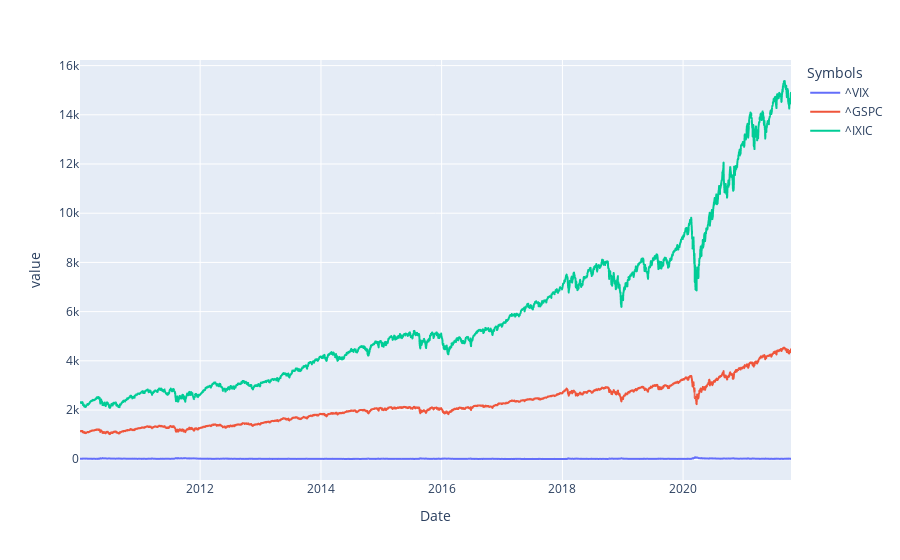

The cell this chart's notebook holds for it:
### Code cell
close.plot()

### Figure 1 — Plotly figure (JSON) as saved in the notebook; plotly's stock layout.template omitted (floating-point values rounded to 4 significant figures; data arrays with more than 128 entries replaced by an {"elided": "..."} marker saying what was removed)
{"data": [{"hovertemplate": "Symbols=^VIX<br>Date=%{x}<br>value=%{y}<extra></extra>", "legendgroup": "^VIX", "line": {"color": "#636efa", "dash": "solid"}, "marker": {"symbol": "circle"}, "mode": "lines", "name": "^VIX", "showlegend": true, "type": "scattergl", "x": {"elided": "2968 str values"}, "xaxis": "x", "y": {"elided": "2968 float values"}, "yaxis": "y"}, {"hovertemplate": "Symbols=^GSPC<br>Date=%{x}<br>value=%{y}<extra></extra>", "legendgroup": "^GSPC", "line": {"color": "#EF553B", "dash": "solid"}, "marker": {"symbol": "circle"}, "mode": "lines", "name": "^GSPC", "showlegend": true, "type": "scattergl", "x": {"elided": "2968 str values"}, "xaxis": "x", "y": {"elided": "2968 float values"}, "yaxis": "y"}, {"hovertemplate": "Symbols=^IXIC<br>Date=%{x}<br>value=%{y}<extra></extra>", "legendgroup": "^IXIC", "line": {"color": "#00cc96", "dash": "solid"}, "marker": {"symbol": "circle"}, "mode": "lines", "name": "^IXIC", "showlegend": true, "type": "scattergl", "x": {"elided": "2968 str values"}, "xaxis": "x", "y": {"elided": "2968 float values"}, "yaxis": "y"}], "layout": {"autosize": true, "legend": {"title": {"text": "Symbols"}, "tracegroupgap": 0}, "margin": {"t": 60}, "xaxis": {"anchor": "y", "autorange": true, "domain": [0, 1], "range": ["2010-01-04", "2021-10-15"], "title": {"text": "Date"}, "type": "date"}, "yaxis": {"anchor": "x", "autorange": true, "domain": [0, 1], "range": [-844.5, 16230.0], "title": {"text": "value"}, "type": "linear"}}}
